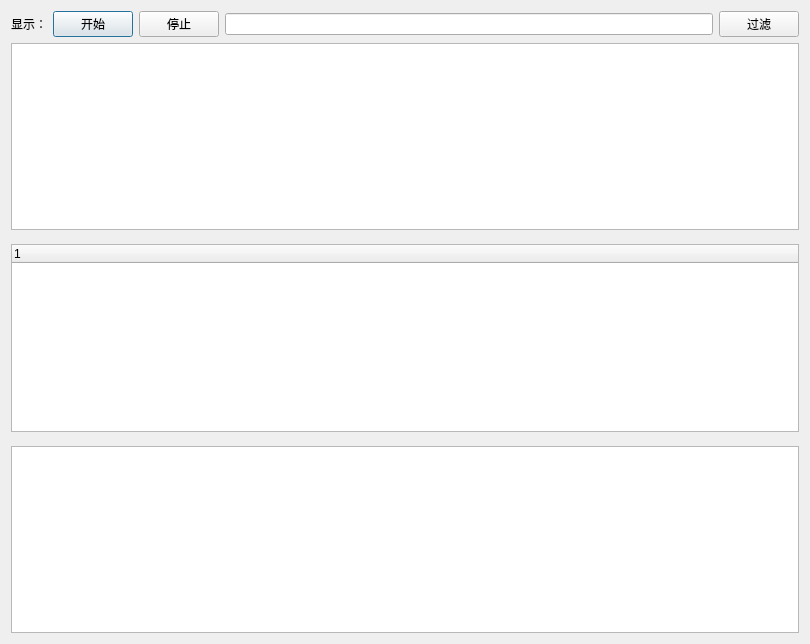
<?xml version="1.0" encoding="UTF-8"?>
<ui version="4.0">
 <class>Dialog</class>
 <widget class="QDialog" name="Dialog">
  <property name="geometry">
   <rect>
    <x>0</x>
    <y>0</y>
    <width>810</width>
    <height>644</height>
   </rect>
  </property>
  <property name="windowTitle">
   <string>Dialog</string>
  </property>
  <layout class="QGridLayout" name="gridLayout_2">
   <item row="0" column="0">
    <layout class="QGridLayout" name="gridLayout">
     <item row="1" column="0">
      <layout class="QVBoxLayout" name="verticalLayout">
       <item>
        <layout class="QHBoxLayout" name="horizontalLayout">
         <item>
          <widget class="QLabel" name="label">
           <property name="text">
            <string>显示：</string>
           </property>
          </widget>
         </item>
         <item>
          <widget class="QPushButton" name="begin_btn">
           <property name="text">
            <string>开始</string>
           </property>
          </widget>
         </item>
         <item>
          <widget class="QPushButton" name="stop_btn">
           <property name="text">
            <string>停止</string>
           </property>
          </widget>
         </item>
         <item>
          <widget class="QLineEdit" name="lineEdit"/>
         </item>
         <item>
          <widget class="QPushButton" name="filter_btn">
           <property name="text">
            <string>过滤</string>
           </property>
          </widget>
         </item>
        </layout>
       </item>
       <item>
        <widget class="QTableView" name="tableView"/>
       </item>
       <item>
        <spacer name="verticalSpacer">
         <property name="orientation">
          <enum>Qt::Vertical</enum>
         </property>
         <property name="sizeHint" stdset="0">
          <size>
           <width>20</width>
           <height>13</height>
          </size>
         </property>
        </spacer>
       </item>
       <item>
        <widget class="QTreeWidget" name="treeWidget">
         <column>
          <property name="text">
           <string notr="true">1</string>
          </property>
         </column>
        </widget>
       </item>
       <item>
        <spacer name="verticalSpacer_2">
         <property name="orientation">
          <enum>Qt::Vertical</enum>
         </property>
         <property name="sizeHint" stdset="0">
          <size>
           <width>20</width>
           <height>13</height>
          </size>
         </property>
        </spacer>
       </item>
       <item>
        <widget class="QTextBrowser" name="textBrowser">
         <property name="font">
          <font>
           <family>Meslo LG M for Powerline</family>
          </font>
         </property>
        </widget>
       </item>
      </layout>
     </item>
    </layout>
   </item>
  </layout>
 </widget>
 <resources/>
 <connections/>
</ui>
